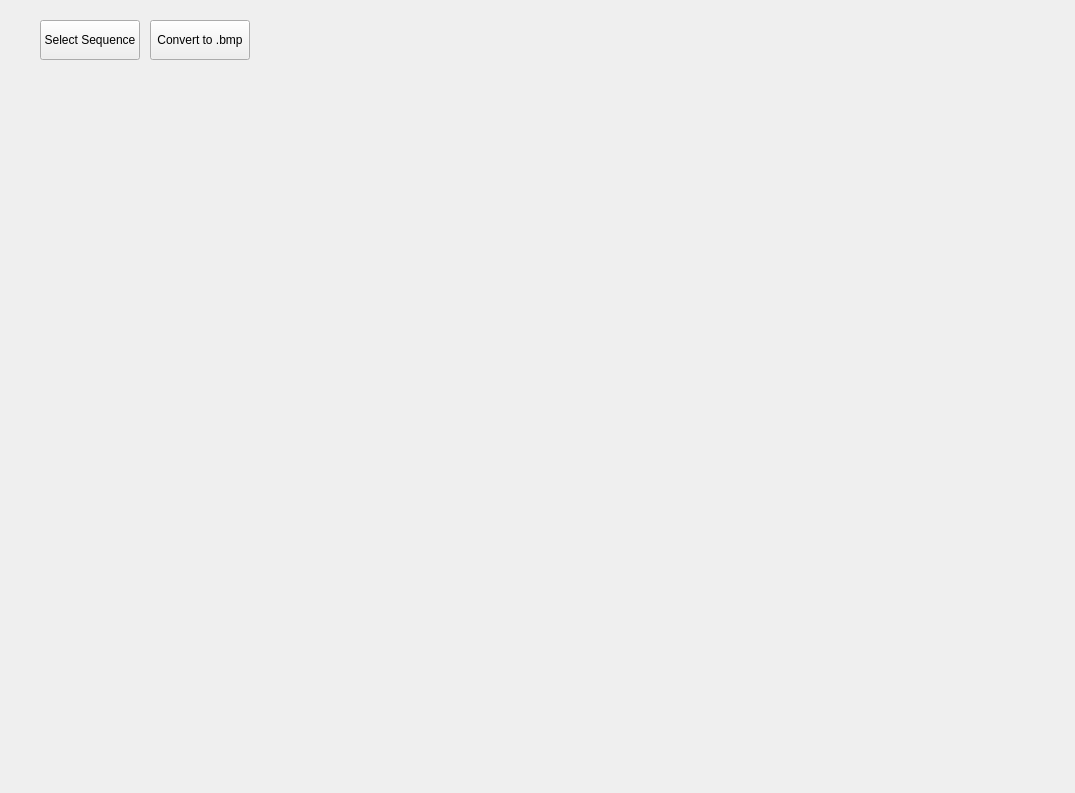
<?xml version="1.0" encoding="UTF-8"?>
<ui version="4.0">
 <class>Form</class>
 <widget class="QWidget" name="Form">
  <property name="geometry">
   <rect>
    <x>0</x>
    <y>0</y>
    <width>1075</width>
    <height>793</height>
   </rect>
  </property>
  <property name="minimumSize">
   <size>
    <width>959</width>
    <height>0</height>
   </size>
  </property>
  <property name="windowTitle">
   <string>Form</string>
  </property>
  <widget class="QPushButton" name="SeqDir">
   <property name="geometry">
    <rect>
     <x>40</x>
     <y>20</y>
     <width>100</width>
     <height>40</height>
    </rect>
   </property>
   <property name="text">
    <string>Select Sequence</string>
   </property>
  </widget>
  <widget class="QPushButton" name="bmp2png">
   <property name="enabled">
    <bool>true</bool>
   </property>
   <property name="geometry">
    <rect>
     <x>150</x>
     <y>20</y>
     <width>100</width>
     <height>40</height>
    </rect>
   </property>
   <property name="text">
    <string>Convert to .bmp</string>
   </property>
  </widget>
 </widget>
 <resources/>
 <connections/>
</ui>
